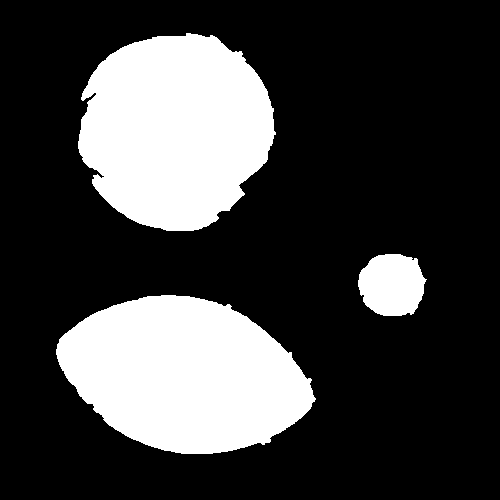
%> input picture Images/sball_4_matseglgc3b.png, 500 x 500 px
$ octave Listing_25_01.m   (GNU Octave 9; MATLAB toolbox functions it lacks are replaced by stand-ins)
%> lines starting %> are read from the running program, lines starting %| are printed output that depends on the picture; in (x1, y1, x2, y2) boxes, pixels count from 0 and x2, y2 are one past the last pixel; in counts of white or black regions, pixels touching at a corner belong together; the program's own positions count from 1
% Function regionprops input/output
bw = imread('sball_4_matseglgc3b.png');
%> bw: size 500x500 logical; 25.1% white; 3 white regions, box (x1, y1, x2, y2) and area: (78, 33, 276, 231) 29807, (56, 295, 316, 454) 29659, (358, 254, 427, 316) 3355

% Input: binary image, Output: table
f_t_1 = regionprops("table",bw,"Eccentricity","Area");
%> f_t_1 = 3 regions; Area and Eccentricity: 29807 0.275, 29659 0.795, 3355 0.296
% Input: CC struct, Output: table
cc = bwconncomp(bw);
%> cc = 3 connected components
f_t_2 = regionprops("table",cc,"Eccentricity","Area");
%> f_t_2 has the same summary as f_t_1
% Input: labeled image, Output: table
bw_L = labelmatrix(cc);
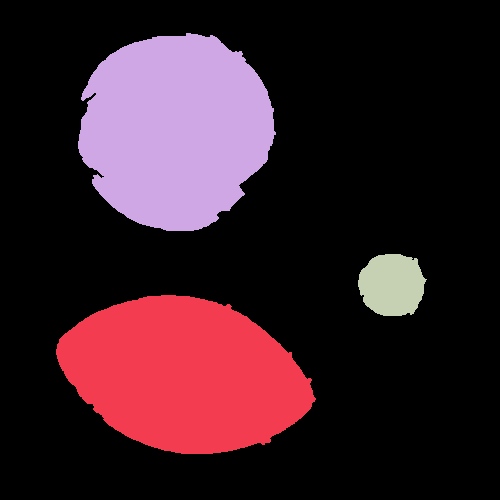
%> bw_L: size 500x500 uint8; 4 distinct labels, from 0 to 3; one colour per label, 0 black
f_t_3 = regionprops("table",bw_L,"Eccentricity","Area");
%> f_t_3 has the same summary as f_t_1

disp(['Equal outputs: ' num2str(isequal(f_t_1,f_t_2,f_t_3))])
%| Equal outputs: 0

% Input: binary image, Output: structure array
f_s = regionprops(bw,"Eccentricity","Area","Centroid");
%> f_s = 3 regions; Area, Centroid and Eccentricity: 29807 [175.8 130.6] 0.275, 29659 [185.3 375.4] 0.795, 3355 [392.7 285.5] 0.296
figure, imshow(bw)
% Show the label (number) of the object on the image
hold on
for n=1:length(f_s) % stats_s(n) is the nth object
    text(f_s(n).Centroid(1),f_s(n).Centroid(2),num2str(n),'Color','red')
end
%> this loop made 3 passes
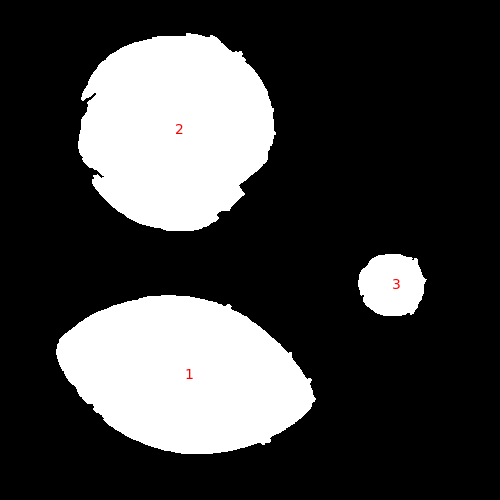
%> figure redrawn from the program's plot data
hold off
